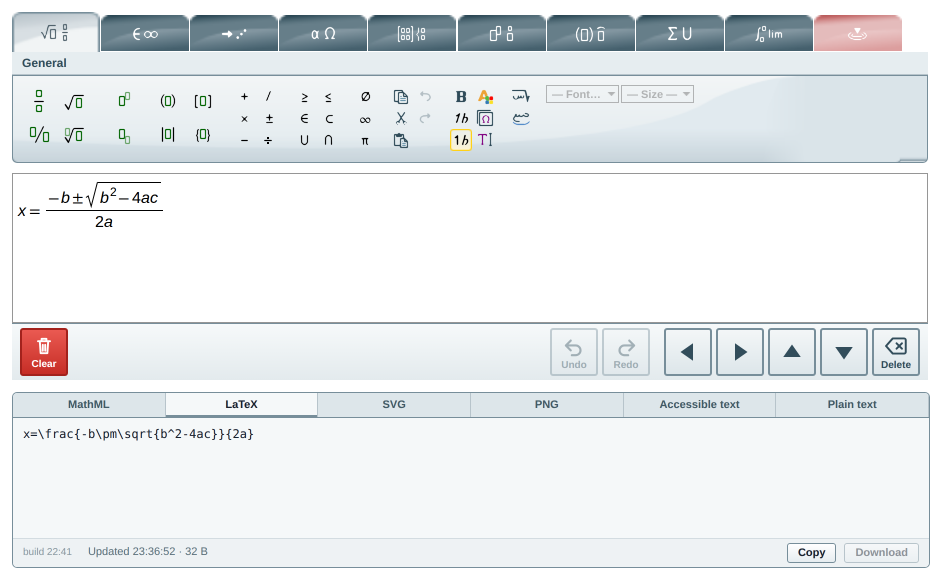
#> input picture docs/media/export-latex.png, 1880 x 1160 px, given in place of editor-en.png, which was not available (shown at 1/2 size)
$ python site_media.py
#> lines starting #> are read from the running program, lines starting #| are printed output that depends on the picture
#!/usr/bin/env python3
"""Makes the web-ready images of the website in site/media from the README media in docs/media: WebP screenshots with the
sizes the pages ask for, the video poster, the favicon set and the social-share cards (Open Graph, 1200x630).
usage: python3 tools/site_media.py   (needs Pillow with raqm and ffmpeg; the outputs are committed, the site build does not run this)"""
import os, subprocess
from PIL import Image, ImageDraw, ImageFont

ROOT = os.path.join(os.path.dirname(os.path.abspath(__file__)), '..')
SRC, OUT = os.path.join(ROOT, 'docs', 'media'), os.path.join(ROOT, 'site', 'media')
FD = os.path.join(ROOT, 'server', 'fonts')
os.makedirs(OUT, exist_ok=True)
NAVY, TEAL, ORANGE = (16, 33, 52), (38, 166, 154), (255, 149, 0)

# screenshots: (source, output name, width in px)
SHOTS = [
    ('editor-en.png', 'editor-en', 1200), ('editor-ar.png', 'editor-ar', 1200), ('toolbar-scripts.png', 'toolbar', 1200),
    ('arabic-letters-palette.png', 'arabic-letters-palette', 1000), ('arabic-math-letters.png', 'arabic-math-letters', 1000),
    ('arabic-marks.png', 'arabic-marks', 600), ('export-png.png', 'export-png', 1200), ('enable-arabic.png', 'enable-arabic', 1200),
    ('phone.png', 'phone', 420),
]
for src, name, w in SHOTS:
    im = Image.open(os.path.join(SRC, src)).convert('RGB')
#> im is the input picture: PIL image 1880x1160 RGB; mean R, G, B 231.9, 235.6, 237.5
    im = im.resize((w, round(im.height * w / im.width)), Image.LANCZOS)
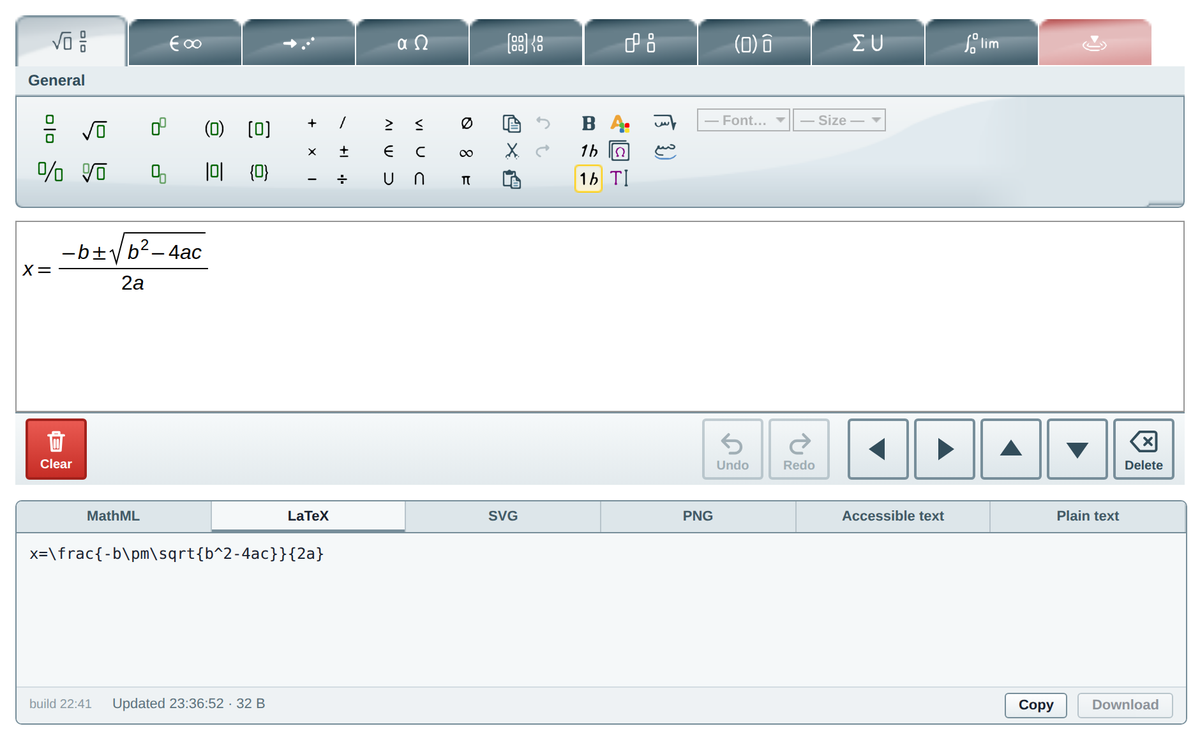
#> im: PIL image 1200x740 RGB; mean R, G, B 231.8, 235.5, 237.4
    im.save(os.path.join(OUT, name + '.webp'), quality=84, method=6)
    print(name, im.size)
#| editor-en (1200, 740)
#> pass 2 of the loop `for src, name, w in SHOTS:`:
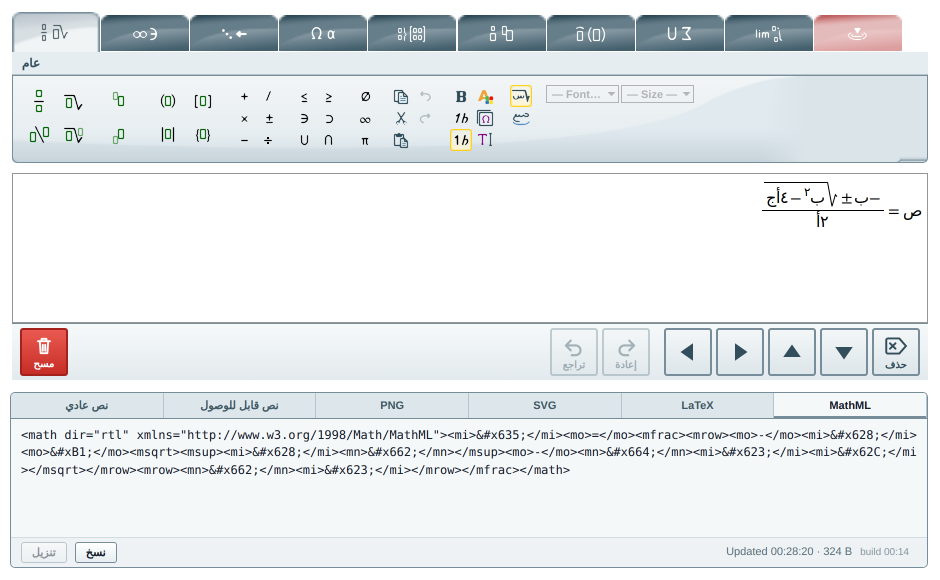
#> input picture docs/media/editor-ar.png, 1880 x 1160 px (shown at 1/2 size)
#> im is the input picture: PIL image 1880x1160 RGB; mean R, G, B 230, 233.7, 235.7
#> `im = im.resize((w, round(im.height * w / im.width)), Image.LANCZOS)`:
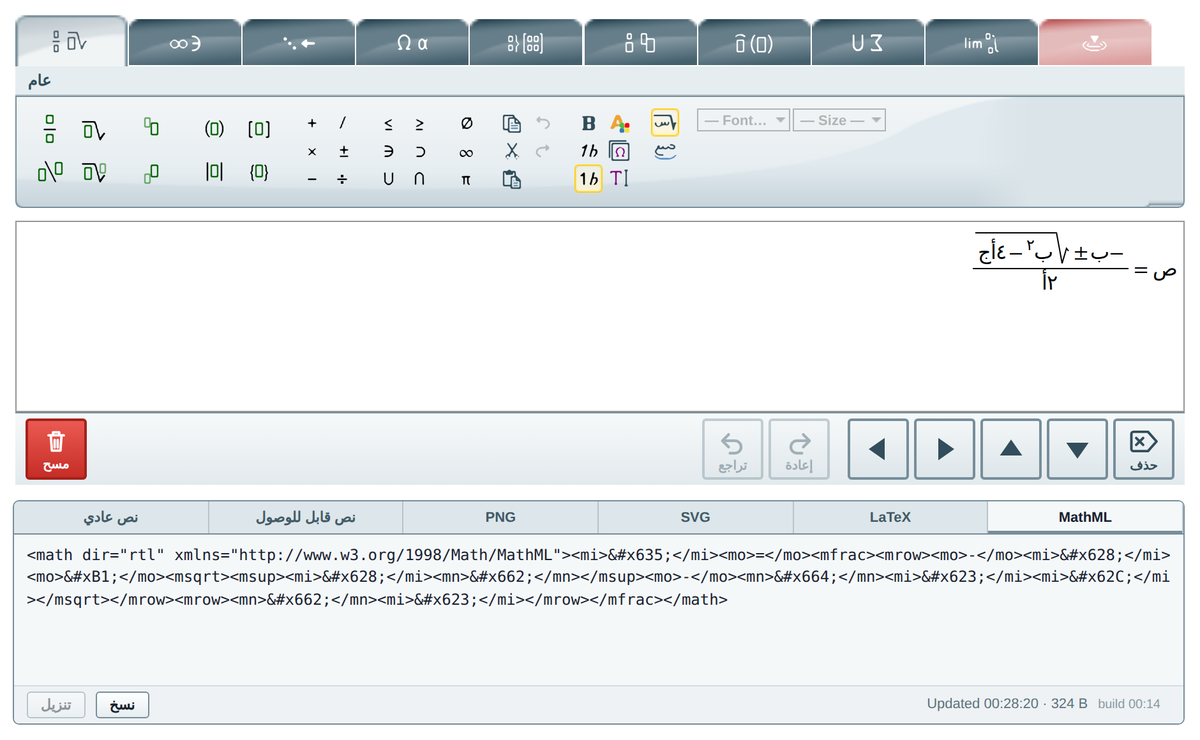
#> im: PIL image 1200x740 RGB; mean R, G, B 229.9, 233.6, 235.6
#| editor-ar (1200, 740)
#> pass 3 of the loop `for src, name, w in SHOTS:`:
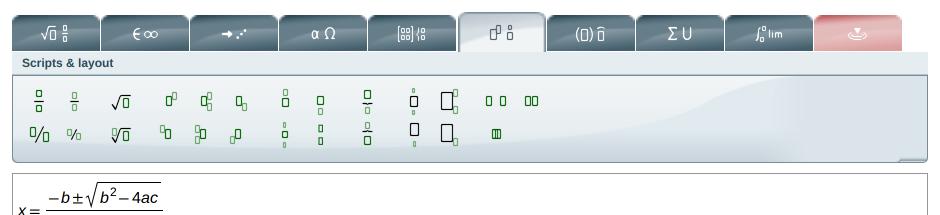
#> input picture docs/media/toolbar-scripts.png, 1880 x 430 px (shown at 1/2 size)
#> im is the input picture: PIL image 1880x430 RGB; mean R, G, B 216.3, 222.9, 225.7
#> `im = im.resize((w, round(im.height * w / im.width)), Image.LANCZOS)`:
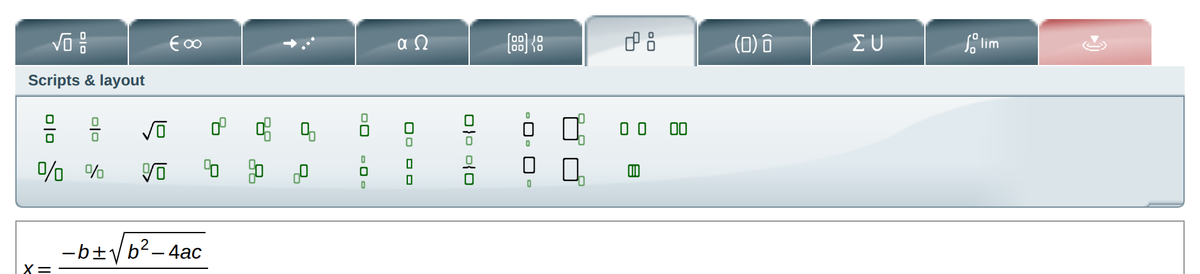
#> im: PIL image 1200x274 RGB; mean R, G, B 216.1, 222.8, 225.6
#| toolbar (1200, 274)
#> the loop made 9 passes; the first 3 are shown

# the hero pictures: the editor without its output panel
for src, name in (('editor-en.png', 'hero-en'), ('editor-ar.png', 'hero-ar')):
    im = Image.open(os.path.join(SRC, src)).convert('RGB')
    im = im.crop((0, 0, im.width, round(im.width * 0.405))).resize((1100, round(1100 * 0.405)), Image.LANCZOS)
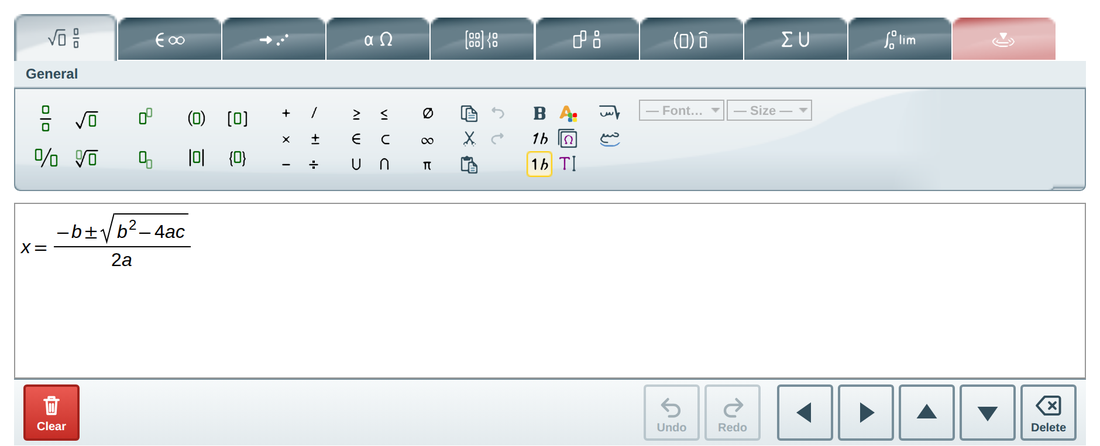
#> im: PIL image 1100x446 RGB; mean R, G, B 228.2, 231.8, 233.9
    im.save(os.path.join(OUT, name + '.webp'), quality=86, method=6)
    print(name, im.size)
#| hero-en (1100, 446)
#> pass 2 of the loop `for src, name in (('editor-en.png', 'hero-en'), ('editor-ar.png', 'her..`:
#> `im = im.crop((0, 0, im.width, round(im.width * 0.405))).resize((1100, ..`:
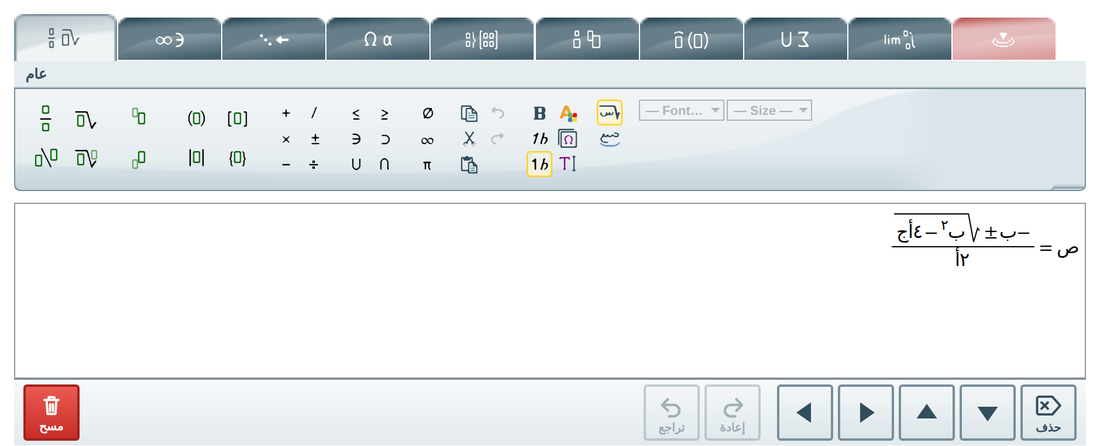
#> im: PIL image 1100x446 RGB; mean R, G, B 228.3, 231.9, 233.9
#| hero-ar (1100, 446)

# the videos and the poster
subprocess.run(['ffmpeg', '-nostdin', '-y', '-loglevel', 'error', '-i', os.path.join(SRC, 'demo.mp4'), '-vf', 'scale=1280:-2', '-c:v', 'libx264', '-crf', '24', '-preset', 'slow', '-movflags', '+faststart', '-an', os.path.join(OUT, 'demo.mp4')], check=True)
#> (this line was passed over: subprocess is not available in this run)
subprocess.run(['ffmpeg', '-nostdin', '-y', '-loglevel', 'error', '-ss', '1.5', '-i', os.path.join(SRC, 'demo.mp4'), '-frames:v', '1', '-vf', 'scale=1280:-2', os.path.join(OUT, 'poster.png')], check=True)
#> (this line was passed over: subprocess is not available in this run)
#> (the run stopped early here; a loop or call above may not have finished)
